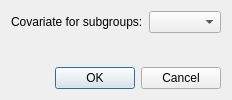
<?xml version="1.0" encoding="UTF-8"?>
<ui version="4.0">
 <class>SubgroupAnalysisDialog</class>
 <widget class="QDialog" name="SubgroupAnalysisDialog">
  <property name="geometry"><rect><x>0</x><y>0</y><width>0</width><height>0</height></rect></property>
  <property name="windowIcon">
   <iconset resource="../images/icons.qrc">
    <normaloff>:/misc/meta.png</normaloff>:/misc/meta.png</iconset>
  </property>
  <property name="windowTitle">
   <string>Select Covariate</string>
  </property>
  <layout class="QVBoxLayout" name="verticalLayout">
   <item><layout class="QFormLayout" name="formLayout">
    <property name="fieldGrowthPolicy"><enum>QFormLayout::AllNonFixedFieldsGrow</enum></property>
    <item row="0" column="0"><widget class="QLabel" name="label">
     <property name="text"><string>Covariate for subgroups:</string></property>
     <property name="buddy"><cstring>cov_subgroup_cbo_box</cstring></property>
    </widget></item>
    <item row="0" column="1"><widget class="AdaptiveComboBox" name="cov_subgroup_cbo_box"/></item>
   </layout></item>
   <item><widget class="QDialogButtonBox" name="buttonBox">
   <property name="orientation">
    <enum>Qt::Horizontal</enum>
   </property>
   <property name="standardButtons">
    <set>QDialogButtonBox::Cancel|QDialogButtonBox::Ok</set>
   </property>
   </widget></item>
  </layout>
 </widget>
 <customwidgets>
  <customwidget>
   <class>AdaptiveComboBox</class>
   <extends>QComboBox</extends>
   <header>adaptive_controls</header>
  </customwidget>
 </customwidgets>
 <resources/>
 <connections/>
</ui>
